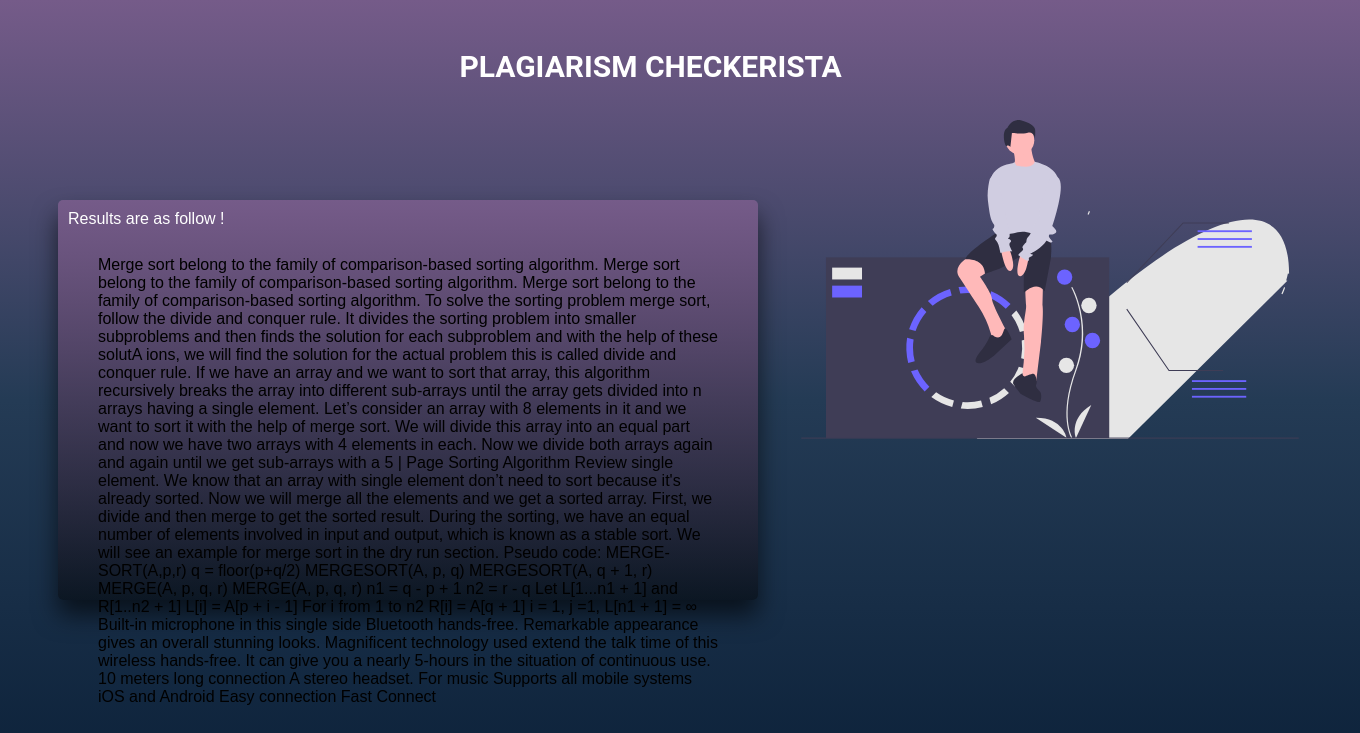
Before: /tool/results/ with the older database file.
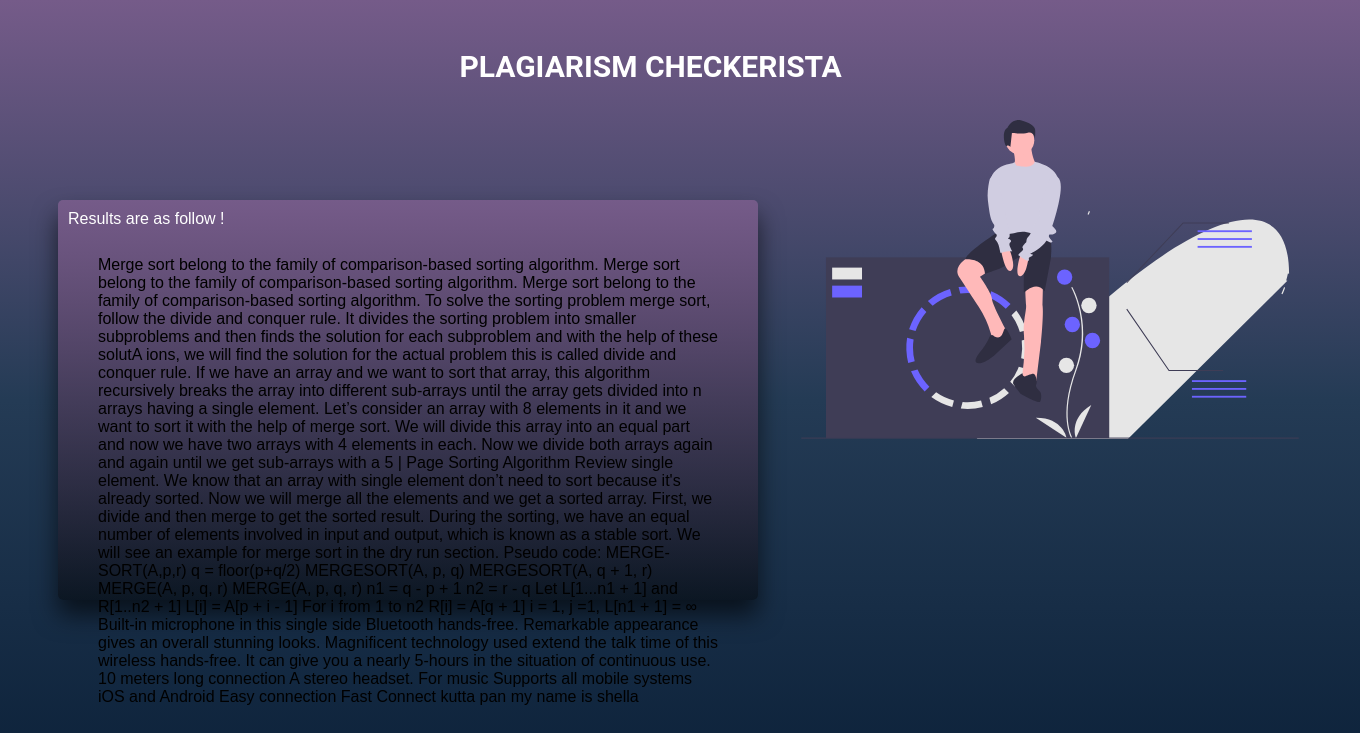
After: the same page with the newer database file.
### tool/models.py (models this page shows)
class text(models.Model):
    Content = models.TextField()

### tool/views.py (the view)
# urls.py: path('results/', include('tool.urls')),
def results(request):
    objCount = text.objects.all() #all  the objects present
    stu = {
        'all_Is' : objCount
    }
    return render(request,'results.html', stu)

### templates/results.html (shortened to what this page needs)
{% load static %}
<!DOCTYPE html>
<html>
<head>
    <link rel="stylesheet"type="text/css" href="{%static 'css/page2.css'%}"/>
</head>
<body>
<div class="header">
  <h1>  PLAGIARISM CHECKERISTA </h1>
</div>
<form action="/addtext/" method="GET" enctype="multipart/form-data"> {% csrf_token %}
  <div class="box2">
        <label> Results are as follow !</label>
        <p>
          {% for student in all_Is %}
             {{ student.Content}}
          {% endfor %}
        </P>
   </div>
<div class="svg2">
</div>
</body>
</body>
</html>

### static/css/page2.css (style rules this page uses)
html { height: 100%; }
body { margin: 0; padding: 0; font-family: sans-serif; background: linear-gradient(#755b89, #243b55, #0b2038); }
.header h1 { top: 3%; position: absolute; width: 491px; height: 20px; color: white; font-family: Roboto; font-style: normal; font-weight: bold; font-size: 30px; padding: 5px; text-align: center; align-items: center; background: transparent; margin-right: 500px; margin-left: 400px; }
.svg2 * { padding :0px; box-sizing: border-box; text-align: right_; align-items: center; margin-right: 50px; margin-left: 800px; margin-top: 120px; }
.box2 { position: absolute; top: 50%; left: 30%; width: 700px; height: 400px; padding: 40px; align-items: left; transform: translate(-50%, -50%); background: rgba(0, 0, 0, 0.5); box-sizing: border-box; box-shadow: 0 15px 25px rgba(0, 0, 0, 0.6); border-radius: 5px; background: linear-gradient(#755b89, rgba(0, 0, 0, 0.5)); }
.box2 label { position: absolute; top: 0; left: 0; padding: 10px; font-size: 16px; color: #fff; pointer-events: none; transition: 0.5s; }

Changed rows visible on the page:
added text: Content "kutta pan"
added text: Content "my name is shella"
